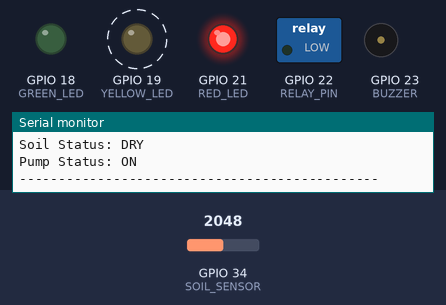
This sketch was run on a simulated ESP32. Parts: switched loads named in the sketch (green lamp = pin HIGH), output pins drawn as LEDs (lit = HIGH), buzzer (waves = sounding, pin HIGH), the last lines printed to the serial monitor. Dashed ring = blinking. The inputs (shaded band) are chosen by the test bench; at power-on: GPIO 34 (SOIL_SENSOR) = 2048.

Above: at 3.0 s.
3.1 s: GPIO 34 (SOIL_SENSOR) set to 1951
At 5.2 s:
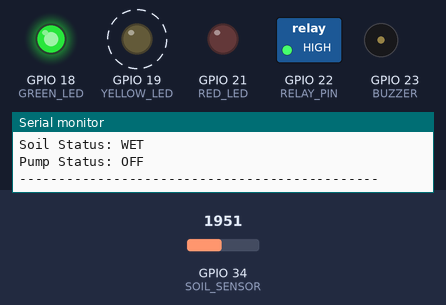
9.4 s: GPIO 34 (SOIL_SENSOR) set to 2040
At 9.97 s:
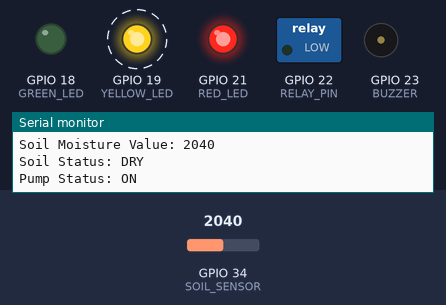
14.1 s: GPIO 34 (SOIL_SENSOR) set to 1960
At 14.32 s:
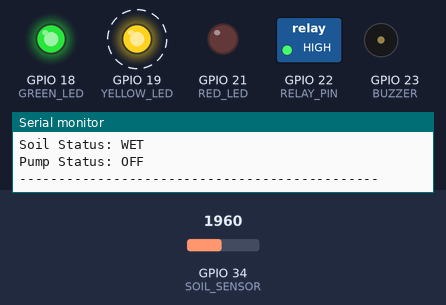
Timing chart, 0 to 26.4 s (numbered marks = the images above; inputs shaded):
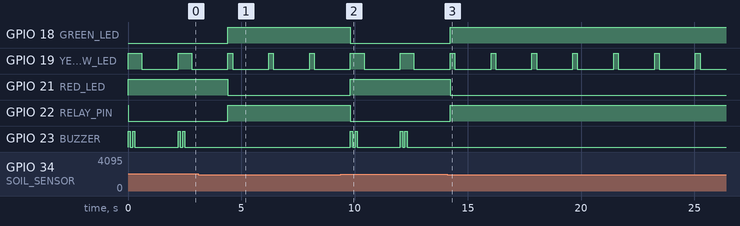

The sketch:

smart_plant_watering.ino
```cpp
// ESP32 Automatic Plant Watering System
// Pin connections follow the ESP32 connection table

#define SOIL_SENSOR 34 // Soil moisture sensor AO
#define GREEN_LED 18   // via 220 ohm resistor
#define YELLOW_LED 19  // via 220 ohm resistor
#define RED_LED 21     // via 220 ohm resistor
#define BUZZER 23      // Buzzer signal (+)
#define RELAY_PIN 22   // Relay module IN

// Most 1-channel relay modules are active-LOW (LOW = relay ON).
#define RELAY_ACTIVE_LOW true

int threshold = 2000; // > 2000 = DRY, <= 2000 = WET

void pumpOn() {
  digitalWrite(RELAY_PIN, RELAY_ACTIVE_LOW ? LOW : HIGH);
}

void pumpOff() {
  digitalWrite(RELAY_PIN, RELAY_ACTIVE_LOW ? HIGH : LOW);
}

void beep(int times, int duration) {
  for (int i = 0; i < times; i++) {
    digitalWrite(BUZZER, HIGH);
    delay(duration);
    digitalWrite(BUZZER, LOW);
    delay(duration);
  }
}

void setup() {
  Serial.begin(115200);
  pinMode(SOIL_SENSOR, INPUT);
  pinMode(GREEN_LED, OUTPUT);
  pinMode(YELLOW_LED, OUTPUT);
  pinMode(RED_LED, OUTPUT);
  pinMode(BUZZER, OUTPUT);
  pinMode(RELAY_PIN, OUTPUT);

  // Everything OFF at start (pump OFF first)
  pumpOff();
  digitalWrite(GREEN_LED, LOW);
  digitalWrite(YELLOW_LED, LOW);
  digitalWrite(RED_LED, LOW);
  digitalWrite(BUZZER, LOW);

  Serial.println("ESP32 Automatic Plant Watering System Initialized");
  Serial.println("----------------------------------------------");
}

void loop() {
  // Yellow LED blinks briefly on every reading (monitoring indicator)
  digitalWrite(YELLOW_LED, HIGH);

  int soilValue = analogRead(SOIL_SENSOR);
  Serial.print("Soil Moisture Value: ");
  Serial.println(soilValue);

  if (soilValue > threshold) {
    // DRY soil -> pump ON
    Serial.println("Soil Status: DRY");
    Serial.println("Pump Status: ON");
    digitalWrite(RED_LED, HIGH);
    digitalWrite(GREEN_LED, LOW);
    pumpOn();
    beep(2, 100); // short double beep as alert
  } else {
    // WET soil -> pump OFF
    Serial.println("Soil Status: WET");
    Serial.println("Pump Status: OFF");
    digitalWrite(GREEN_LED, HIGH);
    digitalWrite(RED_LED, LOW);
    pumpOff();
    digitalWrite(BUZZER, LOW);
  }

  Serial.println("----------------------------------------------");
  delay(200);
  digitalWrite(YELLOW_LED, LOW);
  delay(1600); // total loop cycle ~2 seconds
}
```

Measured:
- the behaviour switches between 2001 and 2000 on GPIO 34 (SOIL_SENSOR) (found by bisection; images 0 and 1)
- after the input at 3.1 s, GPIO 18 (GREEN_LED), GPIO 22 (RELAY_PIN): LOW → HIGH after 1.3 s; GPIO 21 (RED_LED): HIGH → LOW after 1.3 s; GPIO 23 (BUZZER): stops changing and stays LOW
- after the input at 9.4 s, GPIO 18 (GREEN_LED), GPIO 22 (RELAY_PIN): HIGH → LOW after 0.42 s; GPIO 21 (RED_LED): LOW → HIGH after 0.42 s; GPIO 23 (BUZZER): LOW → HIGH after 0.42 s, → LOW 0.10 s later, → HIGH 0.10 s later, → LOW 0.10 s later, … (8 changes in this stretch)
- after the input at 14.1 s, GPIO 18 (GREEN_LED), GPIO 22 (RELAY_PIN): LOW → HIGH after 0.12 s; GPIO 21 (RED_LED): HIGH → LOW after 0.12 s; GPIO 23 (BUZZER): stops changing and stays LOW
- by itself, GPIO 19 (YELLOW_LED): alternates HIGH for 0.20 s and LOW for 1.6 s
